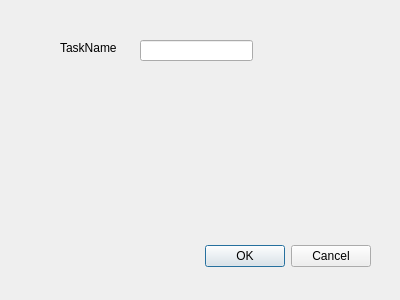
<?xml version="1.0" encoding="UTF-8"?>
<ui version="4.0">
 <class>Dialog</class>
 <widget class="QDialog" name="Dialog">
  <property name="geometry">
   <rect>
    <x>0</x>
    <y>0</y>
    <width>400</width>
    <height>300</height>
   </rect>
  </property>
  <property name="windowTitle">
   <string>Dialog</string>
  </property>
  <widget class="QDialogButtonBox" name="buttonBox">
   <property name="geometry">
    <rect>
     <x>30</x>
     <y>240</y>
     <width>341</width>
     <height>32</height>
    </rect>
   </property>
   <property name="orientation">
    <enum>Qt::Horizontal</enum>
   </property>
   <property name="standardButtons">
    <set>QDialogButtonBox::Cancel|QDialogButtonBox::Ok</set>
   </property>
  </widget>
  <widget class="QLabel" name="labelTaskName">
   <property name="geometry">
    <rect>
     <x>60</x>
     <y>40</y>
     <width>71</width>
     <height>16</height>
    </rect>
   </property>
   <property name="text">
    <string>TaskName</string>
   </property>
  </widget>
  <widget class="QLineEdit" name="lineEditTaskName">
   <property name="geometry">
    <rect>
     <x>140</x>
     <y>40</y>
     <width>113</width>
     <height>21</height>
    </rect>
   </property>
  </widget>
 </widget>
 <resources/>
 <connections>
  <connection>
   <sender>buttonBox</sender>
   <signal>accepted()</signal>
   <receiver>Dialog</receiver>
   <slot>accept()</slot>
   <hints>
    <hint type="sourcelabel">
     <x>248</x>
     <y>254</y>
    </hint>
    <hint type="destinationlabel">
     <x>157</x>
     <y>274</y>
    </hint>
   </hints>
  </connection>
  <connection>
   <sender>buttonBox</sender>
   <signal>rejected()</signal>
   <receiver>Dialog</receiver>
   <slot>reject()</slot>
   <hints>
    <hint type="sourcelabel">
     <x>316</x>
     <y>260</y>
    </hint>
    <hint type="destinationlabel">
     <x>286</x>
     <y>274</y>
    </hint>
   </hints>
  </connection>
 </connections>
</ui>
